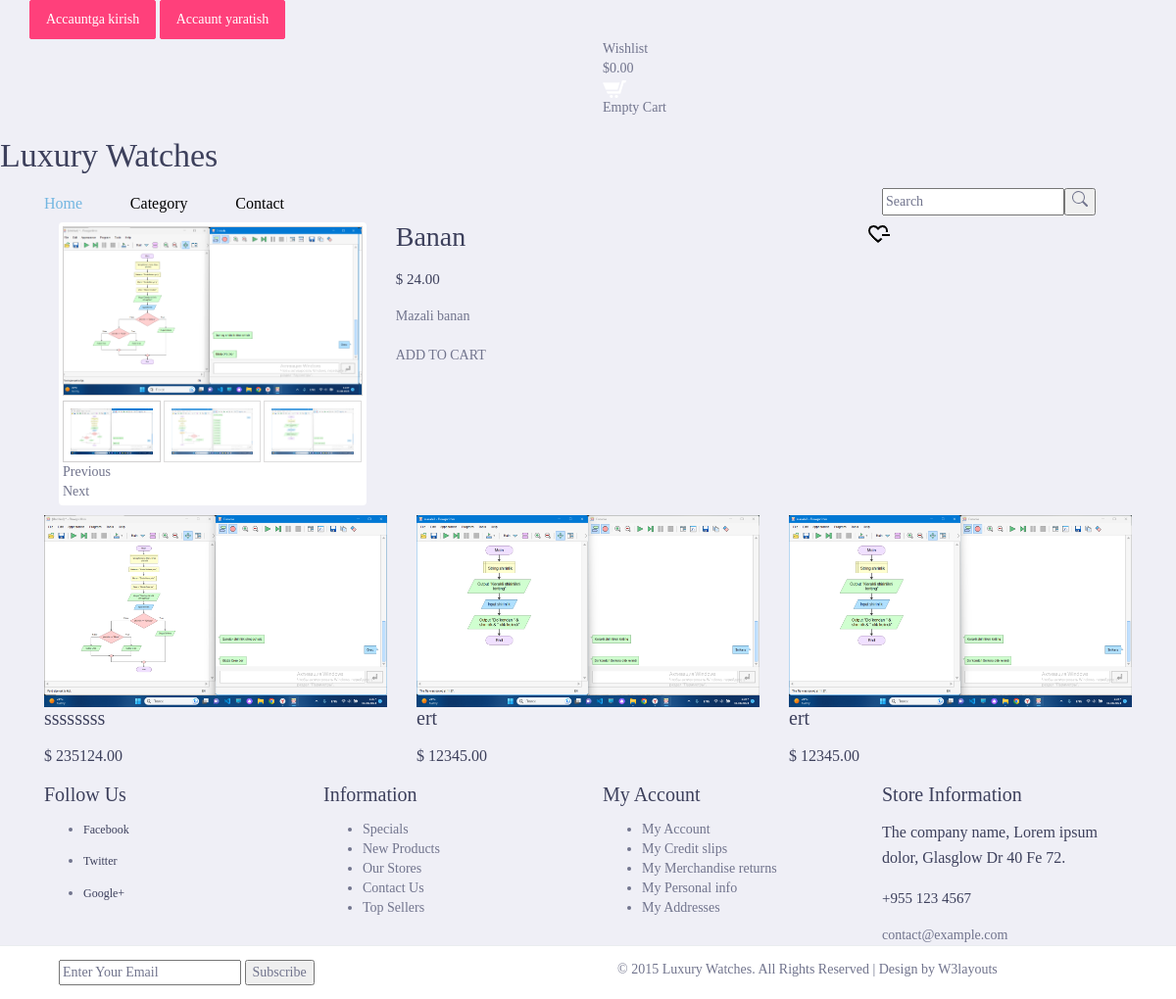
The page /product/3 on the database as committed earlier.
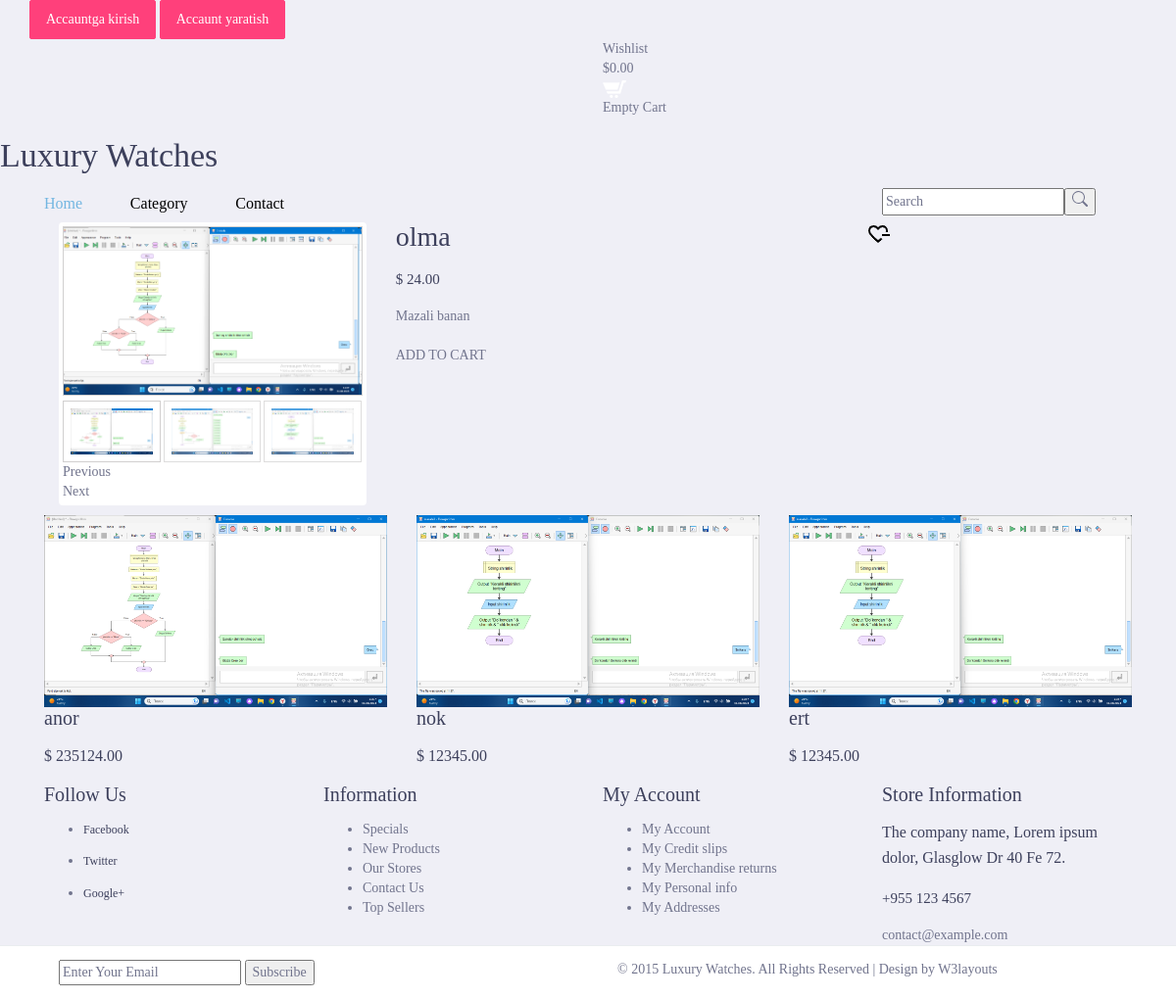
The same page on the database as committed later.
### main/models.py (models this page shows, shortened)
class Product(models.Model):
    name = models.CharField(max_length=255)
    description = models.TextField()
    quantity = models.IntegerField()
    price = models.DecimalField(decimal_places=2, max_digits=10)
    currency = models.SmallIntegerField(
        choices=(
            (1,'Dollar'),
            (2, 'So`m')
            )
    )
    discount_price = models.DecimalField(
        decimal_places=2,
        max_digits=10,
        blank=True,
        null=True
        )
    baner_image = models.ImageField(upload_to='baner/')
    category = models.ForeignKey(Category, on_delete=models.SET_NULL, null=True)
    @property
    def review(self):
        reviews = ProductReview.objects.filter(product_id=self.id)
        result = reduce(lambda result, x: result +x, reviews, 0)
        try:
            result = result / reviews.count()
        except ZeroDivisionError:
            result = 0
        return result

### main/views.py (the view)
# urls.py: path('product/<int:id>', views.product_detail, name='product_detail'),
def product_detail(request, id):
    product = models.Product.objects.get(id=id)
    categorys = models.Category.objects.all()
    recomendation = models.Product.objects.filter(
        category_id=product.category.id).exclude(id=product.id)[:3]
    images = models.ProductImage.objects.filter(product_id=product.id)
    try:
        wish = models.WishList.objects.get(user=request.user, product=product)
        res = wish.id
    except:
        res = 0
    context = {
        'product':product,
        'categorys':categorys,
        'recomendation':recomendation,
        'images':images,
        'range':range(product.review),
        'res':res
    }
    return render(request, 'product/detail.html', context)

### main/templates/product/detail.html (shortened to what this page needs)
{% extends 'base.html' %}
{% load static %}
{% block content %}
<div class="single contact">
    <div class="container">
        <div class="single-main">
            <div class="col-md-9 single-main-left">
                <div class="sngl-top">
                    <div class="col-md-5 single-top-left">
                            <div class="flexslider">
                                <ul class="slides">
                                {% for img in images %}
                                <li data-thumb="{{img.image.url}}">
                                    <div class="thumb-image"> <img src="{{img.image.url}}" data-imagezoom="true" class="img-responsive" alt=""/> </div>
                                </li>
                                {% endfor %}
                                </ul>
                        </div>
                        <link rel="stylesheet" href="{% static 'css/flexslider.css' %}" type="text/css" media="screen">
                    </div>
                    <div class="col-md-7 single-top-right">
                        <div class="single-para simpleCart_shelfItem">
                        <h2>{{product.name}}</h2>
                            <h5 class="item_price"> {% if product.currency == 1 %} $ {{product.price}} {% else %} {{product.price}} so`m {% endif %}</h5>
                            <p>{{product.description}}</p>
                                <a href="{% url 'main:cart_create' product.id %}" class="add-cart item_add">ADD TO CART</a>
                        </div>
                    </div>
                </div>
            </div>
            {% if res %}
            <div>
                <a href="{% url 'main:del_wish' product.id %}"><img class="material-symbols-outlined" src="{% static 'images/heart.png' %}" alt=""></a>
            </div>
            {% else %}
            <div>
                <a href="{% url 'main:add_wish' product.id %}"><img class="material-symbols-outlined" src="{% static 'images/heart_minus.png' %}" alt=""></a>
            </div>
            {% endif %}
            <div class="latestproducts">
                <div class="product-one">
                    {% for product in recomendation %}
                    <div class="col-md-4 product-left p-left">
                        <div class="product-main simpleCart_shelfItem">
                            <a href="{% url 'main:product_detail' product.id %}" class="mask"><img class="img-responsive zoom-img" src="{{product.baner_image.url}}" alt=""></a>
                            <div class="product-bottom">
                                <h3>{{product.name}}</h3>
                                <h4><a class="item_add" href="#"></a> <span class=" item_price">{% if product.currency == 1 %} $ {{product.price}} {% else %} {{product.price}} so`m {% endif %}</span></h4>
                            </div>
                        </div>
                    </div>
                    {% endfor %}
                </div>
            </div>
        </div>
    </div>
</div>
{% endblock %}

Rows that differ between the two databases and show on the page:
changed Product "Mazali banan": name "Banan" → "olma"
changed Product: name "ssssssss" → "anor"
changed Product: name "ert" → "nok"
